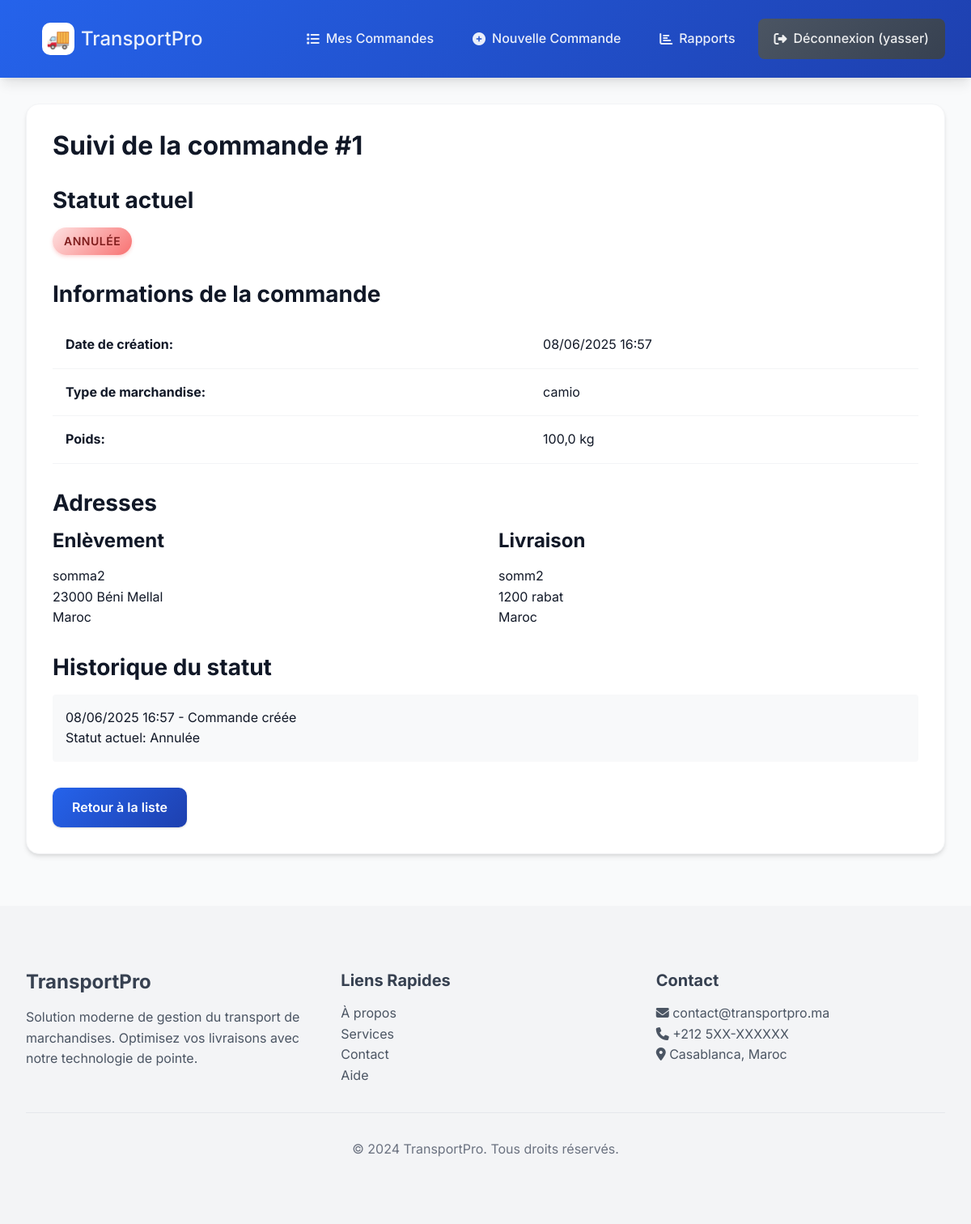
The app's page /commande/1/suivre/ (signed in) with its own data.
### transport/models.py (models this page shows, shortened)
class Commande(models.Model):
    STATUT_CHOICES = [
        ('EN_ATTENTE', 'En attente'),
        ('AFFECTEE', 'Affectée'),
        ('EN_TRANSIT', 'En transit'),
        ('LIVREE', 'Livrée'),
        ('ANNULEE', 'Annulée'),
    ]
    PRIORITE_CHOICES = [
        (0, 'Normale'),
        (1, 'Haute'),
        (2, 'Urgente'),
    ]
    client = models.ForeignKey(Client, on_delete=models.CASCADE)
    date_creation = models.DateTimeField(auto_now_add=True)
    statut = models.CharField(max_length=20, choices=STATUT_CHOICES, default='EN_ATTENTE')
    poids = models.FloatField(validators=[MinValueValidator(0.1)], verbose_name="Poids (kg)")
    type_marchandise = models.CharField(max_length=100, verbose_name="Type de marchandise")
    adresse_enlevement = models.ForeignKey(
        Adresse,
        on_delete=models.CASCADE,
        related_name='commandes_enlevement'
    )
    adresse_livraison = models.ForeignKey(
        Adresse,
        on_delete=models.CASCADE,
        related_name='commandes_livraison'
    )
    transporteur = models.ForeignKey(
        Transporteur,
        on_delete=models.SET_NULL,
        null=True,
        blank=True
    )
    priorite = models.IntegerField(choices=PRIORITE_CHOICES, default=0)
    prix_estime = models.DecimalField(
        max_digits=10,
        decimal_places=2,
        null=True,
        blank=True,
        verbose_name="Prix estimé"
    )
    date_livraison_souhaitee = models.DateTimeField(null=True, blank=True)
    instructions_speciales = models.TextField(blank=True, verbose_name="Instructions spéciales")
    class Meta:
        verbose_name = "Commande"
        verbose_name_plural = "Commandes"
        ordering = ['-date_creation']
        indexes = [
            models.Index(fields=['statut']),
            models.Index(fields=['date_creation']),
            models.Index(fields=['client']),
        ]

class Adresse(models.Model):
    rue = models.CharField(max_length=255, verbose_name="Rue")
    ville = models.CharField(max_length=100, verbose_name="Ville")
    code_postal = models.CharField(max_length=10, verbose_name="Code postal")
    pays = models.CharField(max_length=100, default="Maroc", verbose_name="Pays")
    latitude = models.FloatField(null=True, blank=True, verbose_name="Latitude")
    longitude = models.FloatField(null=True, blank=True, verbose_name="Longitude")
    date_creation = models.DateTimeField(auto_now_add=True)
    class Meta:
        verbose_name = "Adresse"
        verbose_name_plural = "Adresses"
        ordering = ['ville', 'rue']

### transport/views.py (the view)
# urls.py: path('commande/<int:commande_id>/suivre/', views.suivre_commande, name='suivre_commande'),
@login_required
def suivre_commande(request, commande_id):
    if request.user.is_staff:
        commande = get_object_or_404(
            Commande.objects.select_related(
                'client', 'transporteur', 'adresse_enlevement', 'adresse_livraison'
            ),
            id=commande_id
        )
    else:
        try:
            client = request.user.client
            commande = get_object_or_404(
                Commande.objects.select_related(
                    'transporteur', 'adresse_enlevement', 'adresse_livraison'
                ),
                id=commande_id,
                client=client
            )
        except Client.DoesNotExist:
            messages.error(request, "Accès refusé.")
            return redirect('index')
    mission = None
    itineraire = None
    if commande.transporteur:
        try:
            mission = MissionTransporteur.objects.get(commande=commande)
            itineraire = mission.itineraire_optimise
        except MissionTransporteur.DoesNotExist:
            pass
    map_data = {
        'enlev_lat': commande.adresse_enlevement.latitude or 33.5731,
        'enlev_lng': commande.adresse_enlevement.longitude or -7.5898,
        'livr_lat': commande.adresse_livraison.latitude or 33.5731,
        'livr_lng': commande.adresse_livraison.longitude or -7.5898,
    }
    if commande.transporteur:
        map_data['transp_lat'] = commande.transporteur.latitude_actuelle
        map_data['transp_lng'] = commande.transporteur.longitude_actuelle
    context = {
        'commande': commande,
        'mission': mission,
        'itineraire': itineraire,
        'map_data': json.dumps(map_data),
    }
    return render(request, 'transport/suivre_commande.html', context)

### transport/context_processors.py (called while the page is built)
def google_maps_key(request):
    return {
        'GOOGLE_MAPS_API_KEY': settings.GOOGLE_MAPS_API_KEY
    }

### templates/transport/suivre_commande.html (shortened to what this page needs)
{% extends 'base.html' %}
{% block content %}
<div class="card">
    <h2>Suivi de la commande #{{ commande.id }}</h2>
    <div style="margin-top: 2rem;">
        <h3>Statut actuel</h3>
        <p style="font-size: 1.2rem;">
            <span class="status-badge status-{{ commande.statut|lower }}">
                {{ commande.get_statut_display }}
            </span>
        </p>
    </div>
    <div style="margin-top: 2rem;">
        <h3>Informations de la commande</h3>
        <table>
            <tr>
                <td><strong>Date de création:</strong></td>
                <td>{{ commande.date_creation|date:"d/m/Y H:i" }}</td>
            </tr>
            <tr>
                <td><strong>Type de marchandise:</strong></td>
                <td>{{ commande.type_marchandise }}</td>
            </tr>
            <tr>
                <td><strong>Poids:</strong></td>
                <td>{{ commande.poids }} kg</td>
            </tr>
        </table>
    </div>
    <div style="margin-top: 2rem;">
        <h3>Adresses</h3>
        <div style="display: grid; grid-template-columns: 1fr 1fr; gap: 2rem;">
            <div>
                <h4>Enlèvement</h4>
                <p>
                    {{ commande.adresse_enlevement.rue }}<br>
                    {{ commande.adresse_enlevement.code_postal }} {{ commande.adresse_enlevement.ville }}<br>
                    {{ commande.adresse_enlevement.pays }}
                </p>
            </div>
            <div>
                <h4>Livraison</h4>
                <p>
                    {{ commande.adresse_livraison.rue }}<br>
                    {{ commande.adresse_livraison.code_postal }} {{ commande.adresse_livraison.ville }}<br>
                    {{ commande.adresse_livraison.pays }}
                </p>
            </div>
        </div>
    </div>
    <div style="margin-top: 2rem;">
        <h3>Historique du statut</h3>
        <div style="background-color: #f8f9fa; padding: 1rem; border-radius: 4px;">
            <p>{{ commande.date_creation|date:"d/m/Y H:i" }} - Commande créée</p>
            {% if commande.statut != 'EN_ATTENTE' %}
                <p>Statut actuel: {{ commande.get_statut_display }}</p>
            {% endif %}
        </div>
    </div>
    <div style="margin-top: 2rem; display: flex; gap: 1rem;">
        <a href="{% url 'liste_commandes' %}" class="btn">Retour à la liste</a>
    </div>
</div>
{% endblock %}

### templates/base.html (shortened to what this page needs)
<!DOCTYPE html>
<html lang="fr">
<head>
    <link rel="stylesheet" href="https://cdnjs.cloudflare.com/ajax/libs/font-awesome/6.4.0/css/all.min.css">
    <link rel="stylesheet" href="/static/css/modern-style.css">
</head>
<body>
    <nav class="navbar">
        <div class="navbar-container">
            <a href="{% url 'index' %}" class="navbar-brand">
                <div class="navbar-brand-icon">
                    🚚
                </div>
                TransportPro
            </a>
            <ul>
                {% if user.is_authenticated %}
                    {% if user.client %}
                        <li>
                            <a href="{% url 'liste_commandes' %}">
                                <i class="fas fa-list"></i>
                                Mes Commandes
                            </a>
                        </li>
                        <li>
                            <a href="{% url 'creer_commande' %}">
                                <i class="fas fa-plus-circle"></i>
                                Nouvelle Commande
                            </a>
                        </li>
                        <li>
                            <a href="{% url 'generer_rapport' %}">
                                <i class="fas fa-chart-bar"></i>
                                Rapports
                            </a>
                        </li>
                    {% endif %}
                    <li style="margin-left: auto;">
                        <a href="{% url 'logout' %}" class="btn-secondary">
                            <i class="fas fa-sign-out-alt"></i>
                            Déconnexion ({{ user.username }})
                        </a>
                    </li>
                {% endif %}
            </ul>
        </div>
    </nav>
    <div class="container">
        {% block content %}
        {% endblock %}
    </div>
    <footer style="background-color: var(--gray-100); padding: 3rem 0; margin-top: 4rem;">
        <div class="container">
            <div style="display: grid; grid-template-columns: repeat(auto-fit, minmax(250px, 1fr)); gap: 2rem;">
                <div>
                    <h4 style="color: var(--gray-700); margin-bottom: 1rem;">TransportPro</h4>
                    <p style="color: var(--gray-600);">
                        Solution moderne de gestion du transport de marchandises.
                        Optimisez vos livraisons avec notre technologie de pointe.
                    </p>
                </div>
                <div>
                    <h5 style="color: var(--gray-700); margin-bottom: 1rem;">Liens Rapides</h5>
                    <ul style="list-style: none; space-y: 0.5rem;">
                        <li><a href="#" style="color: var(--gray-600); text-decoration: none;">À propos</a></li>
                        <li><a href="#" style="color: var(--gray-600); text-decoration: none;">Services</a></li>
                        <li><a href="#" style="color: var(--gray-600); text-decoration: none;">Contact</a></li>
                        <li><a href="#" style="color: var(--gray-600); text-decoration: none;">Aide</a></li>
                    </ul>
                </div>
                <div>
                    <h5 style="color: var(--gray-700); margin-bottom: 1rem;">Contact</h5>
                    <p style="color: var(--gray-600);">
                        <i class="fas fa-envelope"></i> contact@transportpro.ma<br>
                        <i class="fas fa-phone"></i> +212 5XX-XXXXXX<br>
                        <i class="fas fa-map-marker-alt"></i> Casablanca, Maroc
                    </p>
                </div>
            </div>
            <hr style="margin: 2rem 0; border: none; border-top: 1px solid var(--gray-200);">
            <p style="text-align: center; color: var(--gray-500);">
                © 2024 TransportPro. Tous droits réservés.
            </p>
        </div>
    </footer>
</body>
</html>

### static/css/modern-style.css (style rules this page uses)
:root { --primary-color: #2563eb; --primary-dark: #1e40af; --primary-light: #60a5fa; --secondary-color: #10b981; --secondary-dark: #059669; --accent-color: #f59e0b; --danger-color: #ef4444; --warning-color: #f97316; --success-color: #22c55e; --info-color: #3b82f6; --gray-50: #f9fafb; --gray-100: #f3f4f6; --gray-200: #e5e7eb; --gray-300: #d1d5db; --gray-400: #9ca3af; --gray-500: #6b7280; --gray-600: #4b5563; --gray-700: #374151; --gray-800: #1f2937; --gray-900: #111827; --shadow-sm: 0 1px 2px 0 rgba(0, 0, 0, 0.05); --shadow: 0 1px 3px 0 rgba(0, 0, 0, 0.1), 0 1px 2px 0 rgba(0, 0, 0, 0.06); --shadow-md: 0 4px 6px -1px rgba(0, 0, 0, 0.1), 0 2px 4px -1px rgba(0, 0, 0, 0.06); --shadow-lg: 0 10px 15px -3px rgba(0, 0, 0, 0.1), 0 4px 6px -2px rgba(0, 0, 0, 0.05); --shadow-xl: 0 20px 25px -5px rgba(0, 0, 0, 0.1), 0 10px 10px -5px rgba(0, 0, 0, 0.04); --transition-fast: 150ms cubic-bezier(0.4, 0, 0.2, 1); --transition-base: 300ms cubic-bezier(0.4, 0, 0.2, 1); --transition-slow: 500ms cubic-bezier(0.4, 0, 0.2, 1); }
* { margin: 0; padding: 0; box-sizing: border-box; }
body { font-family: 'Inter', -apple-system, BlinkMacSystemFont, 'Segoe UI', Roboto, sans-serif; background-color: var(--gray-50); color: var(--gray-900); line-height: 1.6; -webkit-font-smoothing: antialiased; -moz-osx-font-smoothing: grayscale; }
h1, h2, h3, h4, h5, h6 { font-weight: 700; line-height: 1.2; margin-bottom: 1rem; }
h2 { font-size: 2rem; }
h3 { font-size: 1.75rem; }
h4 { font-size: 1.5rem; }
h5 { font-size: 1.25rem; }
.navbar { background: linear-gradient(135deg, var(--primary-color) 0%, var(--primary-dark) 100%); padding: 0; box-shadow: var(--shadow-lg); position: sticky; top: 0; z-index: 1000; backdrop-filter: blur(10px); }
.navbar-container { max-width: 1280px; margin: 0 auto; padding: 1rem 2rem; display: flex; justify-content: space-between; align-items: center; }
.navbar-brand { display: flex; align-items: center; gap: 0.75rem; font-size: 1.5rem; font-weight: 700; color: white; text-decoration: none; transition: transform var(--transition-fast); }
.navbar-brand-icon { width: 40px; height: 40px; background: white; border-radius: 10px; display: flex; align-items: center; justify-content: center; font-size: 1.5rem; }
.navbar ul { list-style: none; display: flex; gap: 0.5rem; align-items: center; margin: 0; }
.navbar a { color: rgba(255, 255, 255, 0.9); text-decoration: none; padding: 0.75rem 1.25rem; border-radius: 8px; transition: all var(--transition-fast); font-weight: 500; display: flex; align-items: center; gap: 0.5rem; }
.container { max-width: 1280px; margin: 2rem auto; padding: 0 2rem; animation: fadeIn 0.5s ease-out; }
.card { background: white; border-radius: 16px; box-shadow: var(--shadow-md); padding: 2rem; margin-bottom: 2rem; transition: all var(--transition-base); border: 1px solid var(--gray-100); position: relative; overflow: hidden; }
.card::before { content: ''; position: absolute; top: 0; left: 0; right: 0; height: 4px; background: linear-gradient(90deg, var(--primary-color), var(--secondary-color)); transform: scaleX(0); transition: transform var(--transition-base); }
.btn { display: inline-flex; align-items: center; gap: 0.5rem; padding: 0.75rem 1.5rem; background: linear-gradient(135deg, var(--primary-color), var(--primary-dark)); color: white; text-decoration: none; border: none; border-radius: 10px; cursor: pointer; font-weight: 600; font-size: 1rem; transition: all var(--transition-fast); box-shadow: var(--shadow); position: relative; overflow: hidden; }
.btn::before { content: ''; position: absolute; top: 50%; left: 50%; width: 0; height: 0; background: rgba(255, 255, 255, 0.2); border-radius: 50%; transform: translate(-50%, -50%); transition: width 0.3s, height 0.3s; }
.btn-secondary { background: linear-gradient(135deg, var(--gray-600), var(--gray-700)); }
table { width: 100%; border-collapse: collapse; background: white; }
td { padding: 1rem; border-bottom: 1px solid var(--gray-100); }
tr { transition: background-color var(--transition-fast); }
.status-badge { display: inline-flex; align-items: center; padding: 0.375rem 0.875rem; border-radius: 20px; font-size: 0.875rem; font-weight: 600; text-transform: uppercase; letter-spacing: 0.5px; }
.status-annulee { background: linear-gradient(135deg, #fee2e2, #f87171); color: #7f1d1d; box-shadow: 0 2px 4px rgba(248, 113, 113, 0.3); }

### records on screen
Commande: id "1", statut "ANNULÉE", date_creation "08/06/2025 16:57", type_marchandise "camio", poids "100,0", adresse_enlevement.rue "somma2", adresse_enlevement.code_postal "23000", adresse_enlevement.ville "Béni Mellal", adresse_enlevement.pays "Maroc", adresse_livraison.rue "somm2", adresse_livraison.code_postal "1200", adresse_livraison.ville "rabat", adresse_livraison.pays "Maroc", statut "Annulée"

### other values on screen
{{ user.username }} "yasser"
